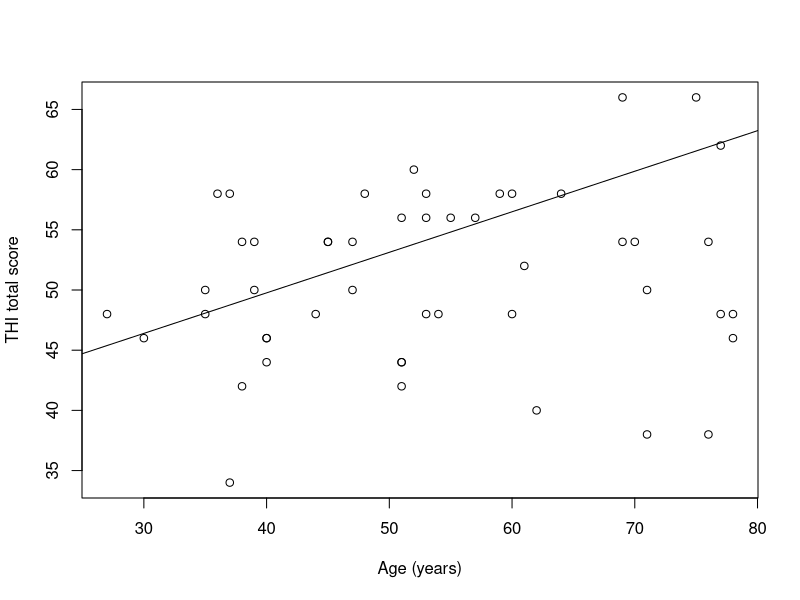
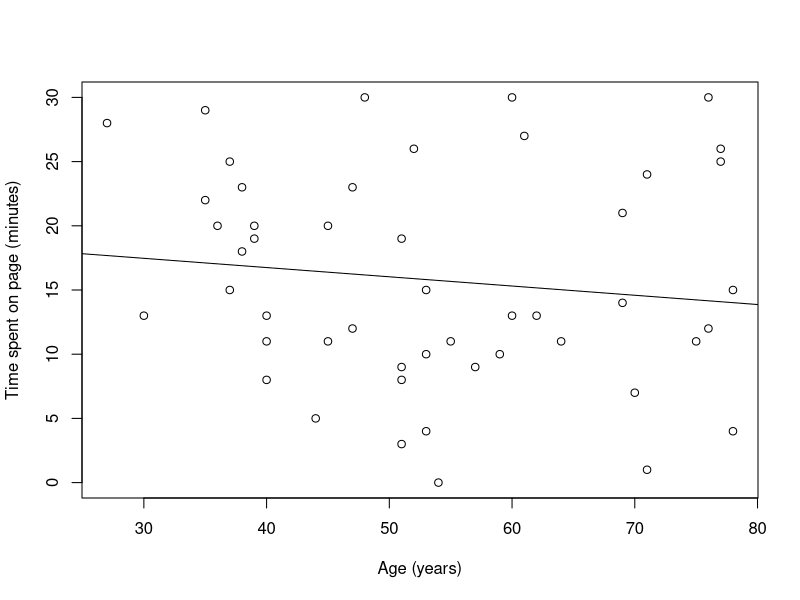
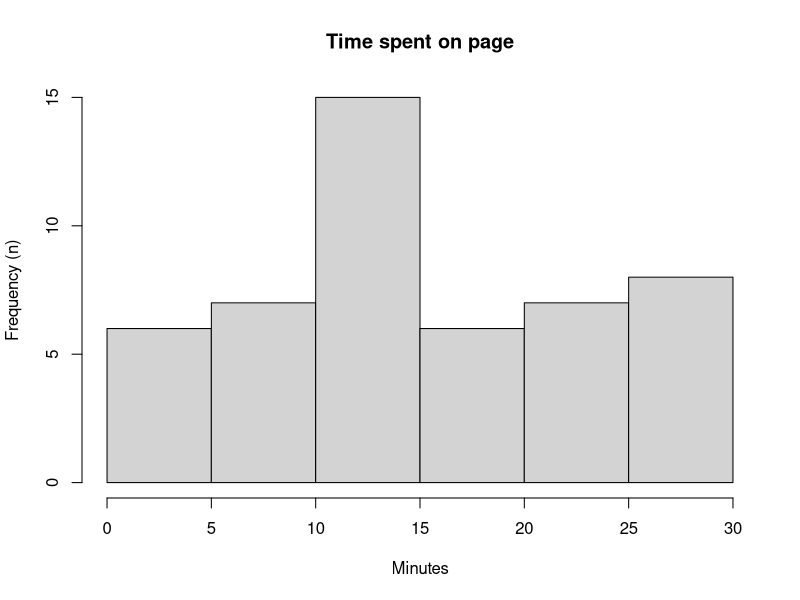

Generate these figures, in order, with R:
## ---- chunk 1
knitr::opts_chunk$set(echo = TRUE)

#include = FALSE means this code section is not included in knitted html-report

#Load libraries
library(readr) # Used to make it easy to load CSV data 
library(arsenal) # To make nice descriptive tables
## ---- chunk 2
dat <- read_csv("data/Data.csv", 
                col_types = cols(logindate = col_date(format = "%Y-%m-%d"),   # Date format
                                                  logintime = col_time(format = "%H:%M:%S"),   # Time format
                                                  logofftime = col_time(format = "%H:%M:%S"))) # Time format

head(dat, n = c(5,10))
## ---- chunk 3
# Factor (categorical variables)
dat$item.1 <- factor(dat$item.1, levels = c(1,2), labels = c("M", "F"))
dat$item.3 <- factor(dat$item.3, levels = c(1,2,3,4), labels = c("No", "Sometimes", "Often", "Always"))

# Rename variables
names(dat)[names(dat) == "item.1"] <- "sex"
names(dat)[names(dat) == "item.2"] <- "age"
names(dat)[names(dat) == "item.3"] <- "hearing"

## ---- chunk 4
#Create list of names that match names of THI items in data
THI.names <- paste("THI", seq(1:25), sep="_")

# Calculate new variables of interest
dat$THIscore <- apply(dat[,THI.names], 1, FUN=sum)
dat$t.online <- as.numeric((dat$logofftime - dat$logintime)/60) #divide by 60 for minutes
## ---- chunk 5
# Descriptive table
tab1 <- tableby(sex ~ age + hearing + THIscore, data = dat, digits = 1, total = FALSE)

summary(tab1, pfootnote = TRUE)
## ---- chunk 6
# Plot THI score as function of age ==================================
plot(dat$age, dat$THIscore, xlab = "Age (years)", ylab = "THI total score") #Scatter plot
abline(lm(dat$age ~ dat$THIscore)) #Linear regression line

# Calculate linear regression model for age ~ THIscore
lin.mod1 <- lm(dat$THIscore ~ dat$age)
summary(lin.mod1)
## ---- chunk 7
# Plot THI score as function of age ==================================
plot(dat$age, dat$t.online, xlab = "Age (years)", ylab = "Time spent on page (minutes)") #Scatter plot
abline(lm(dat$t.online ~ dat$age)) #Linear regression line

# Calculate linear regression model for age ~ THIscore
lin.mod2 <- lm(dat$t.online ~ dat$age)
summary(lin.mod2)
## ---- chunk 8
hist(dat$t.online, main = "Time spent on page", xlab = "Minutes", ylab = "Frequency (n)")

dat.exc <- dat[dat$t.online > 5, ]

nrow(dat) - nrow(dat.exc)
